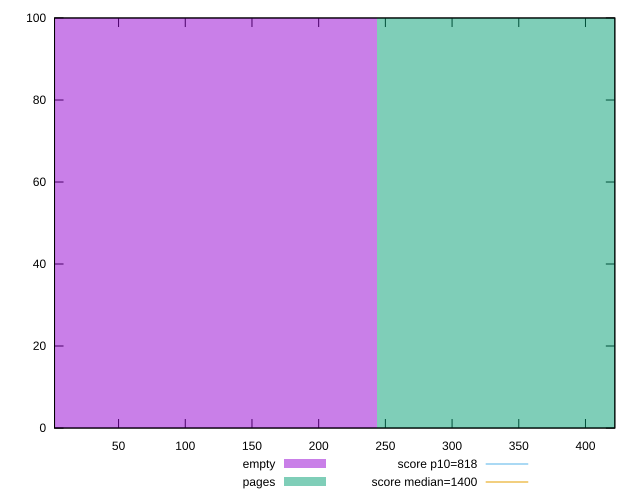

Write gnuplot code to recreate this figure.
reset

$empty <<EOF
0 100
EOF

$pages <<EOF
487.2808744216025 100
EOF

set key outside below
set boxwidth 487.2808744216025
set xrange [2:422]
set yrange [0:100]
set trange [0:100]
set style fill transparent solid 0.5 noborder

set parametric
set terminal svg size 640, 500 enhanced background rgb 'white'
set output "reprap/dom-size/comparison/histogram/0_vs_1.svg"

plot $empty title "empty" with boxes, \
     $pages title "pages" with boxes, \
     818,t title "score p10=818", \
     1400,t title "score median=1400"

reset
